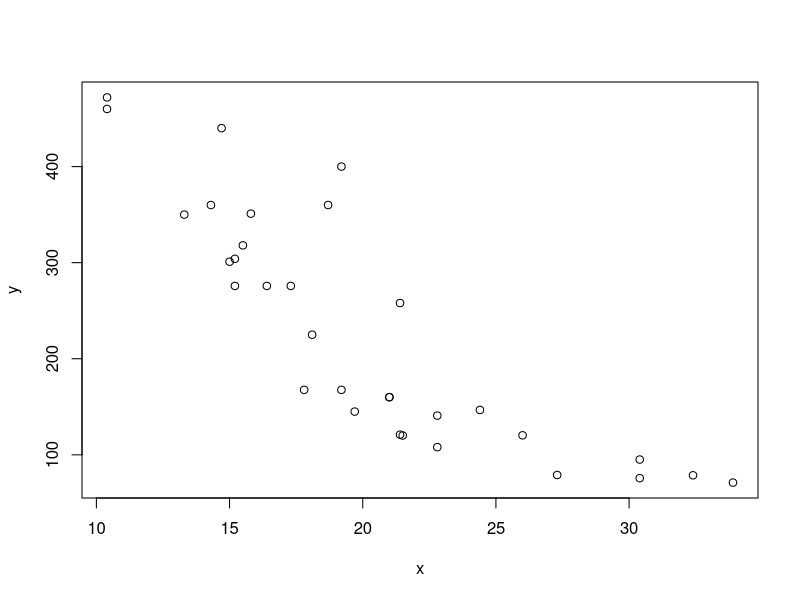
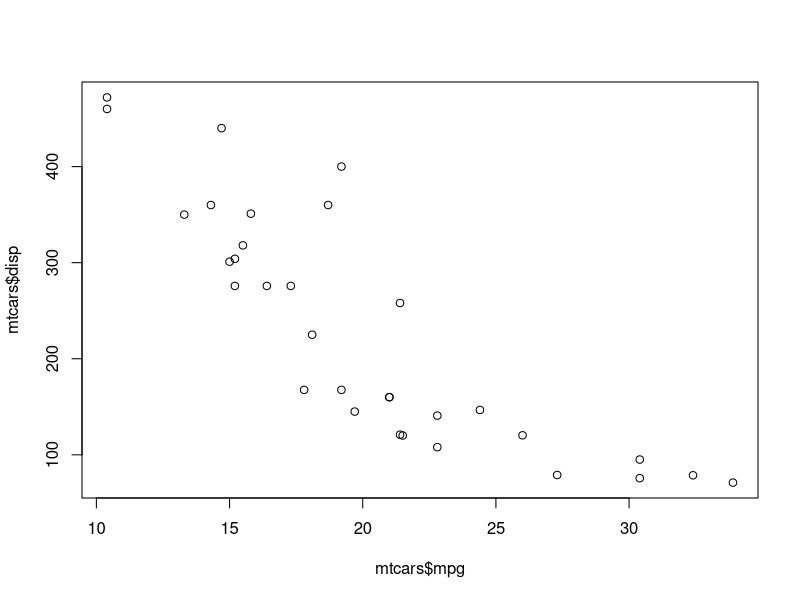
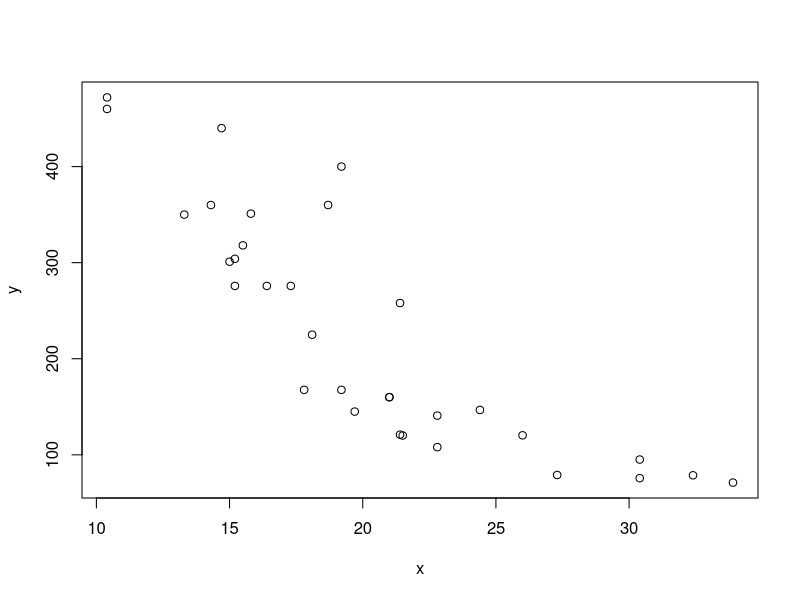
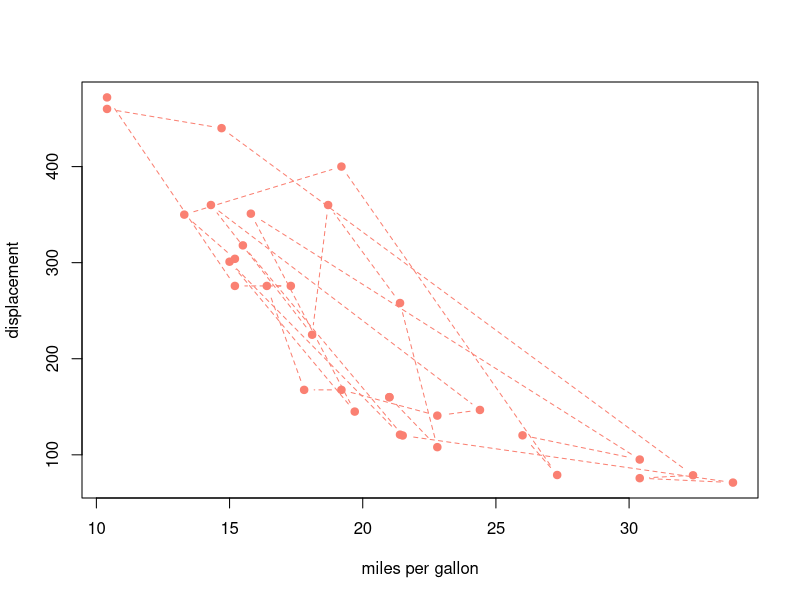
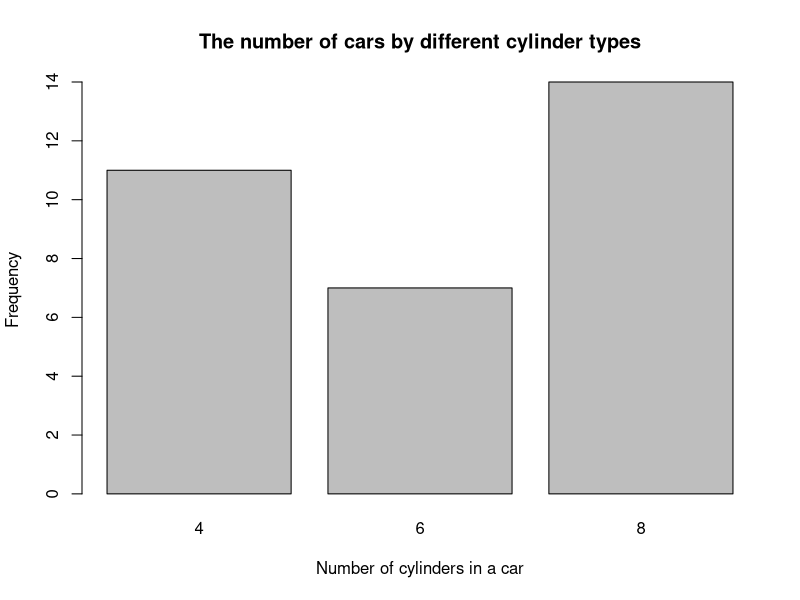
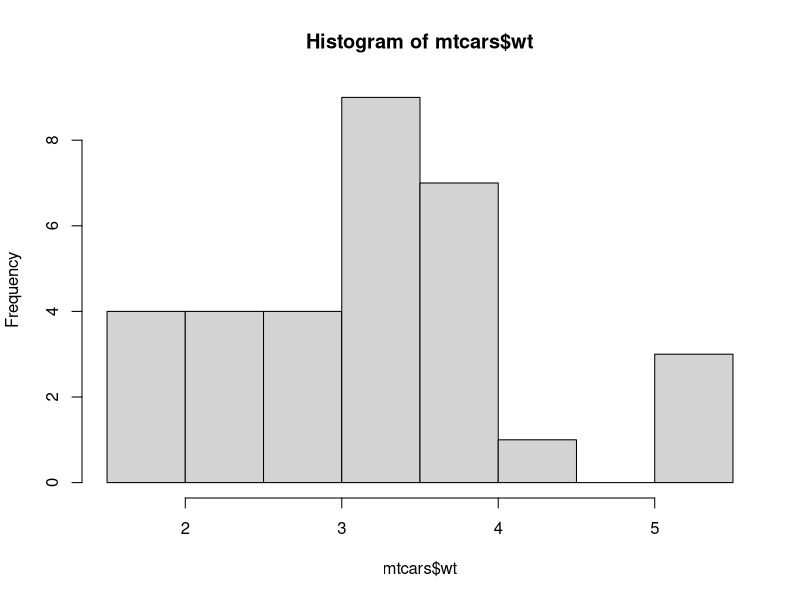
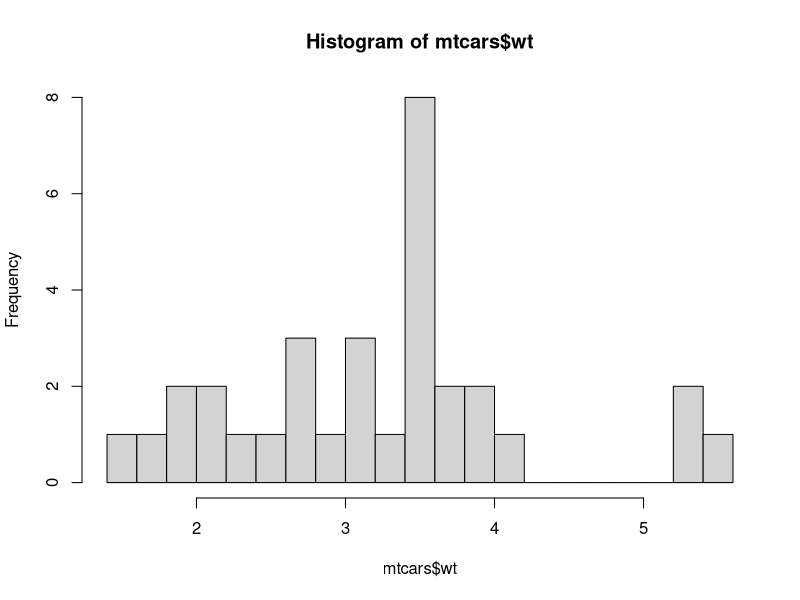
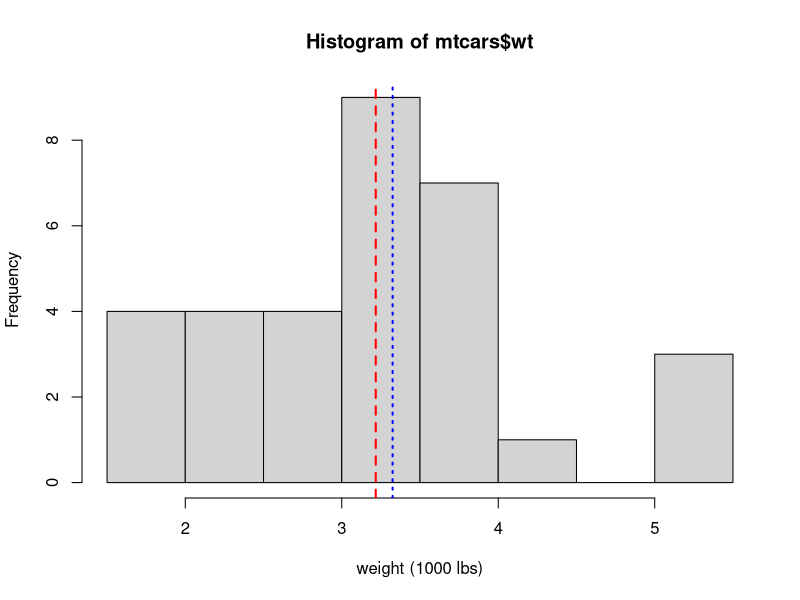

The R source for these figures, in order:
## ---- chunk 1
x <- mtcars$mpg
y <- mtcars$disp
plot(x,y)
plot(mtcars$mpg,mtcars$disp)
plot(x,y)
plot(x,
     y, 
     xlab = "miles per gallon", 
     ylab = "displacement", 
     col="salmon", 
     pch=19, 
     lty =2, 
     type = "b")
## ---- chunk 2
counts <- table(mtcars$cyl)
barplot(counts,
        xlab = "Number of cylinders in a car",
        ylab = "Frequency",
        main = "The number of cars by different cylinder types")
## ---- chunk 3
hist(mtcars$wt)

hist(mtcars$wt, breaks = 20)

hist(mtcars$wt, breaks = 10, xlab = "weight (1000 lbs)")
abline(v=mean(mtcars$wt), col="red", lty=2, lwd=2) 
abline(v=median(mtcars$wt), col="blue", lty=3, lwd=2)
## ---- chunk 4
boxplot(mtcars$wt, horizontal = T)
## ---- chunk 5
boxplot(wt~cyl,
        data=mtcars, 
        main="Car weight Data",
        xlab="Number of Cylinders in a car", 
        ylab="Weight (1000 lbs) of the cars")
